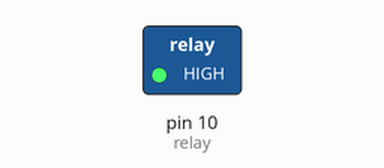
Simulated run of this program. Board: MicroPython board. On the bench: switched loads named in the program (green lamp = pin HIGH).

Above: at 0.1 s.
Timing chart, 0 to 1.6 s (numbered marks = the images above):
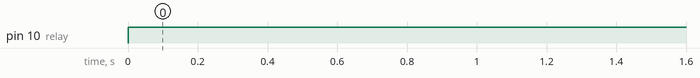

Measured:
- by itself, pin 10 (relay): LOW → HIGH at 0.00 s

The program:

main.py
```python
'''
实验名称：继电器
版本：v1.0
作者：WalnutPi
实验平台：核桃派PicoW
说明：通过按键改变继电器通断状态（外部中断方式）
'''

#导入相关模块
from machine import Pin
import time

relay=Pin(10,Pin.OUT,value=1) #构建继电器对象,默认断开
KEY=Pin(0,Pin.IN,Pin.PULL_UP) #构建KEY对象

state=0  #继电器引脚状态标志位

#LED状态翻转函数
def fun(KEY):
    global state
    time.sleep_ms(10) #消除抖动
    if KEY.value()==0: #确认按键被按下
        state = not state
        relay.value(state)

KEY.irq(fun,Pin.IRQ_FALLING) #定义中断，下降沿触发
```
